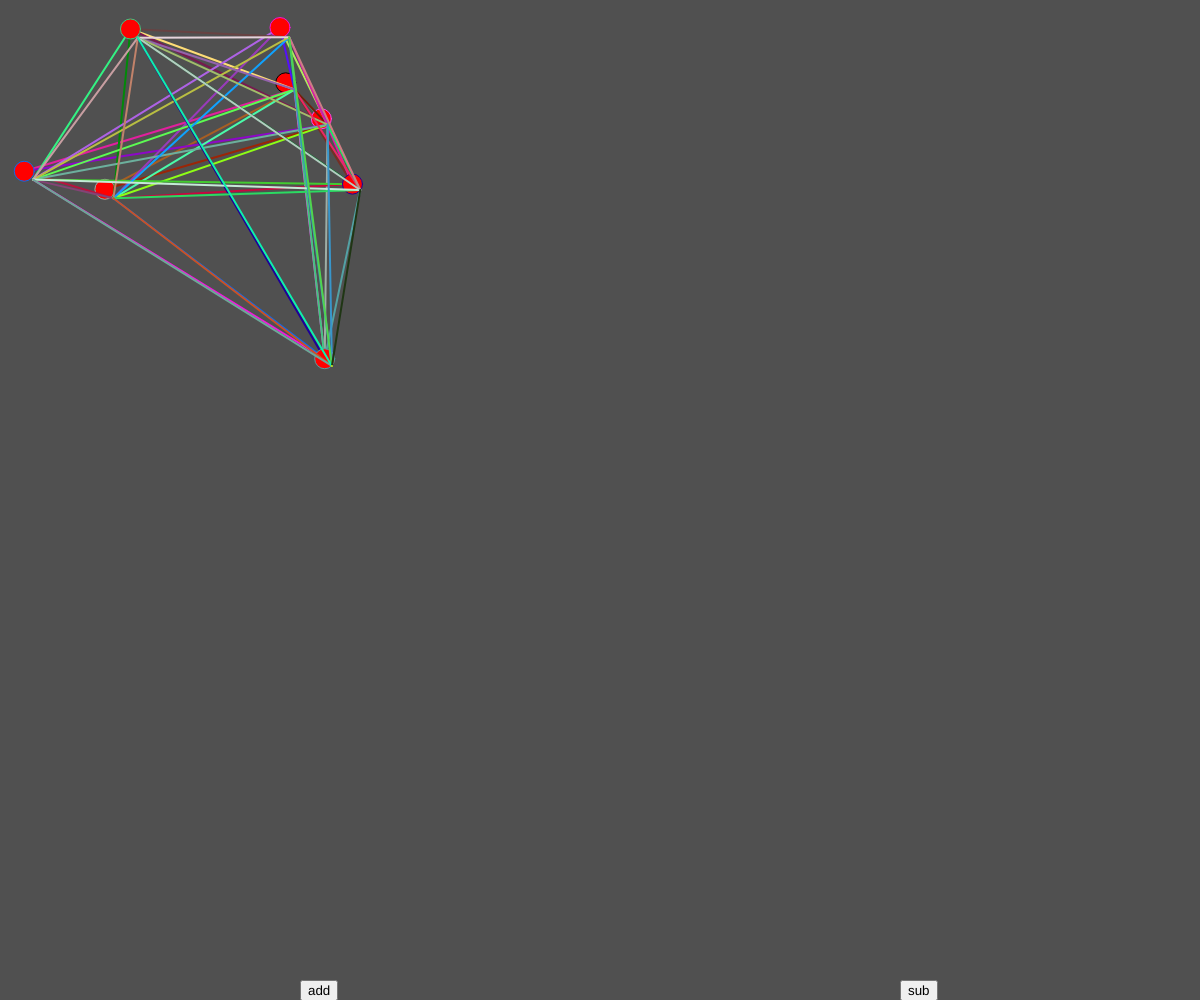
Frame 1 (no input)
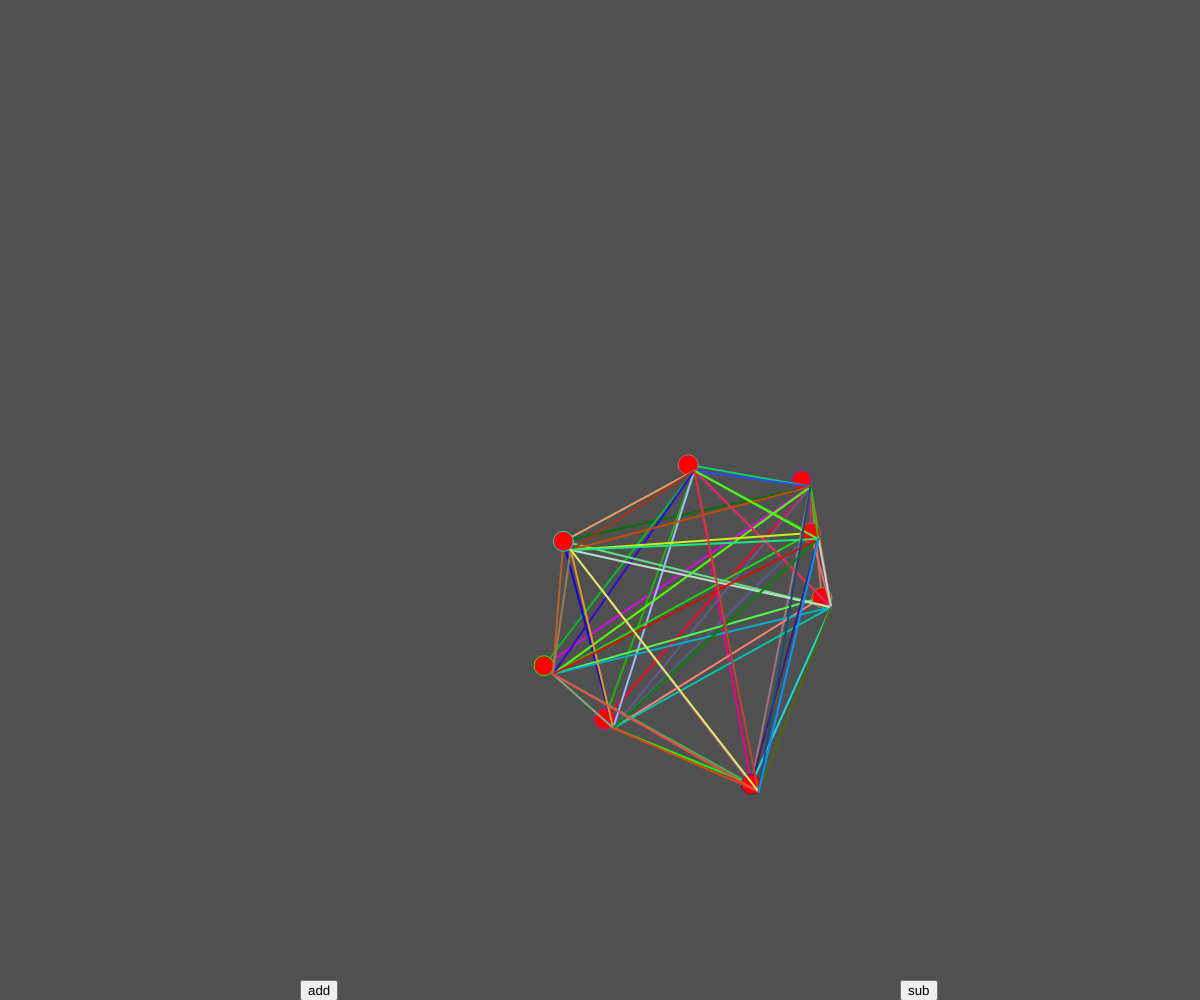
Frame 60 (no input)
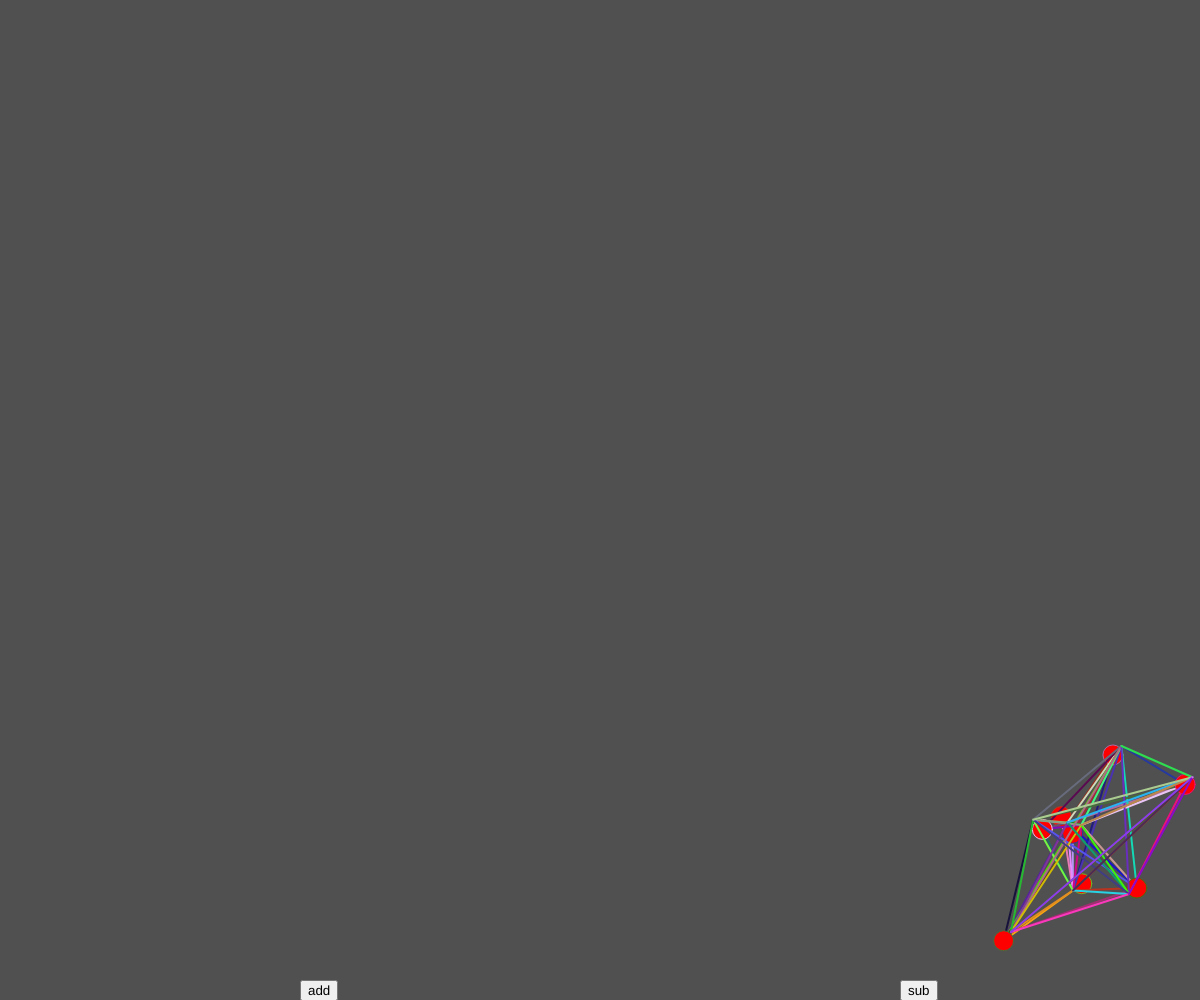
Frame 120 (the mouse pressed at the canvas centre since frame 60)

The p5.js sketch that drew these frames (run headless with seeded random() and noise() and a simulated clock; from frame 60 on, the mouse is pressed at the canvas centre):

// p5.js sketch
// ── sketch.js
let cells = [];
let celnum = 8;
let upbutton;
let downbutton;

function setup() {
  createCanvas(windowWidth, windowHeight);
  background(80);
  upbutton = createButton('add');
  upbutton.position(width/4, height-20);
  upbutton.mousePressed(addit);
  upbutton = createButton('sub');
  upbutton.position(width- width/4, height-20);
  upbutton.mousePressed(subit);
  
  for (let i = 0; i < celnum; i++) {
    cells[i] = new Cell(random(400), random(400));
  
  }
  console.log(cells.length);
  //for (let q = 0; q < celnum; q++) {
 //   cells[q].display();
//  }

  //for (let k = 0; k < celnum; k++) {
  //  for (let l = 0; l < 2; l++) {
  //    cells[k].halfpoint(cells[l]);
   // }
 // }
}

function draw() {
  background(80);
  for (let q = 0; q < cells.length; q++) {
    
    cells[q].display();
    cells[q].move();
    cells[q].checkSide();
    for (let l = 0; l < cells.length; l++) {
      cells[q].linkto(cells[l]);
    }
  }
}

function addit(){
  cells.push(new Cell(random(400), random(400)));
  
}

function subit(){
  cells.pop();
}

// ── cell.js
class Cell {
  constructor(x, y) {
    this.x = x;
    this.y = y;
    this.position = createVector(this.x,this.y);
    this.velocity = createVector(random(5,10),random(5,10));
    //console.log(this.velocity);

  }

  display() {
    strokeWeight(1);
    fill(255, 0, 0);
    ellipse(this.position.x, this.position.y, 20, 20);

  }

  move() {
    this.position.add(this.velocity);
    
  }
  
  checkSide(){
    if (this.position.x < 0 || this.position.x >width) {
      this.velocity.x *= -1;
    }
    if (this.position.y<0 || this.position.y >height){
      this.velocity.y *= -1;
    }
    }
    
  
  linkto(other){
   strokeWeight(2);
   stroke(random(255),random(255),random(255));
   line(this.position.x,this.position.y, other.position.x,other.position.y);
  }
     



}
